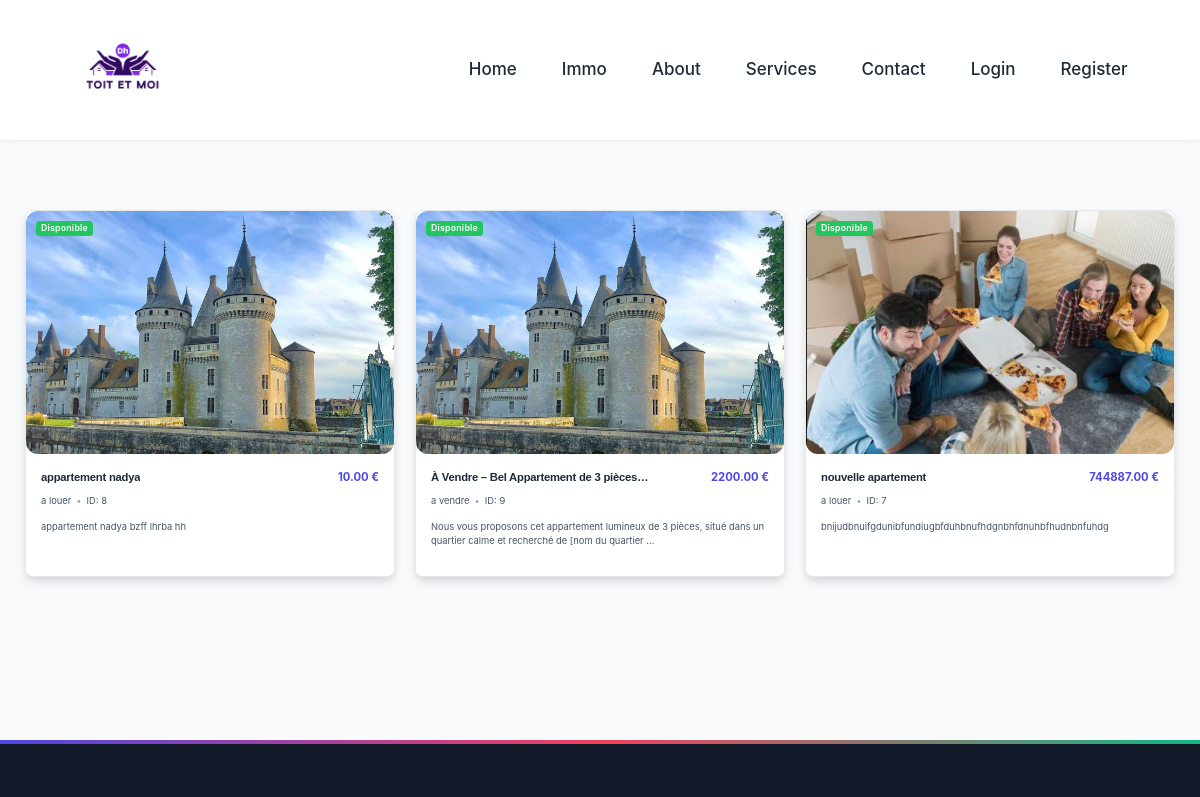
/product/ (upper part), run on an earlier commit of the app's database.
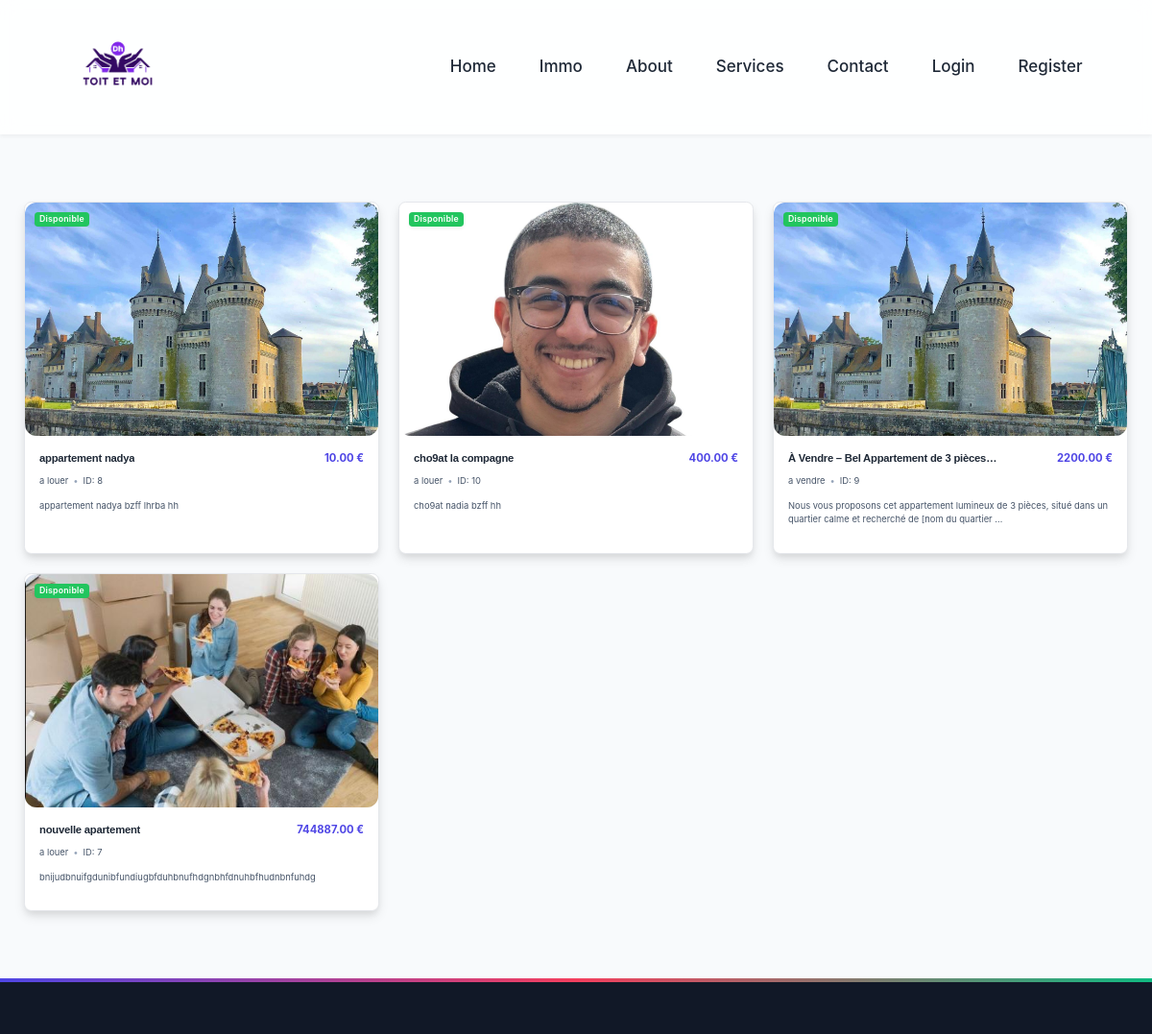
And on a later commit of the database.
### app/models.py (models this page shows, shortened)
class BienImmo(models.Model):
    x = [
        ('a vendre', 'a vendre'),
        ('a louer', 'a louer')
    ]
    name = models.CharField(max_length=50, default='nouvelle apartement')
    type = models.CharField(max_length=50, null=True, blank=True, choices=x)
    price = models.DecimalField(max_digits=15, decimal_places=2)
    content = models.TextField()
    address = models.CharField(max_length=255, default='')
    image1 = models.ImageField(upload_to='photos/%y/%m/%d', default='photos/25/04/25/pfp.jpg')
    image2 = models.ImageField(upload_to='photos/%y/%m/%d', default='photos/25/04/25/pfp.jpg')
    image3 = models.ImageField(upload_to='photos/%y/%m/%d', default='photos/25/04/25/pfp.jpg')
    image4 = models.ImageField(upload_to='photos/%y/%m/%d', default='photos/25/04/25/pfp.jpg')
    image5 = models.ImageField(upload_to='photos/%y/%m/%d', default='photos/25/04/25/pfp.jpg')
    user = models.ForeignKey(entrepreneur,on_delete=models.CASCADE)
    active = models.BooleanField(default=True)
    class Meta:
        ordering = ['price']

### app/views.py (the view)
# urls.py: path('product/',views.product_list,name='Products'),
def product_list(request):
        try:
            all_users = CustomUser.objects.all()
        except CustomUser.DoesNotExist:
            raise Http404("Locataire not found")
        type_filter = request.GET.get('type')
        if type_filter in ['a vendre', 'a louer']:
            house = BienImmo.objects.filter(type=type_filter)
        else:
            house = BienImmo.objects.all()
        return render(request, 'products/products.html', {
            'house': house,
            'locataire': all_users
        })

### templates/products/products.html (shortened to what this page needs)
{% extends 'base.html' %}
{% block content %}
  <div class="product-container grid grid-cols-1 md:grid-cols-2 lg:grid-cols-3 gap-6">
      {% for x in house %}
      <div class="product-card bg-white rounded-lg shadow-md overflow-hidden">
          <div class="image-container relative">
              {% if x.image1 %}
                  <img src="{{ x.image1.url }}" alt="{{ x.name }}" class="w-full h-48 object-cover">
                  {% if x.active %}
                      <div class="status-badge absolute top-2 left-2 bg-green-500 text-white px-2 py-1 text-xs rounded">Disponible</div>
                  {% else %}
                      <div class="status-badge absolute top-2 left-2 bg-red-500 text-white px-2 py-1 text-xs rounded">Non disponible</div>
                  {% endif %}
              {% else %}
                  <div class="no-image h-48 flex items-center justify-center text-gray-500 bg-gray-100">Pas d'image disponible</div>
              {% endif %}
          </div>
          <div class="content-container p-4">
              <div class="header-container flex justify-between items-center">
                  <h3 class="property-name text-lg font-semibold">{{ x.name }}</h3>
                  <p class="property-price text-green-700 font-bold">{{ x.price }} €</p>
              </div>
              <div class="property-meta text-sm text-gray-500 mt-1">
                  <p class="inline-block">{{ x.type }}</p>
                  <span class="separator mx-2">•</span>
                  <p class="inline-block">ID: {{ x.id }}</p>
              </div>
              <p class="property-content mt-2 text-gray-700">{{ x.content|truncatewords:20 }}</p>
          </div>
      </div>
      {% empty %}
      <p class="col-span-3 text-center text-gray-500">Aucun produit trouvé.</p>
      {% endfor %}
  </div>
{% endblock  %}

### templates/base.html (shortened to what this page needs)
{% load static %}
<!DOCTYPE html>
<html lang="en">
<head>
    <link rel="stylesheet" href="https://cdnjs.cloudflare.com/ajax/libs/font-awesome/6.0.0/css/all.min.css">
    <script src="https://cdn.tailwindcss.com"></script>
    <link href="https://cdn.jsdelivr.net/npm/bootstrap@5.3.5/dist/css/bootstrap.min.css" rel="stylesheet">
</head>
<body>
  <body>
    <nav class="navbar">
        <div class="logo">
          <a href="{% url 'SayHello' %}">
            <img src="\media\photos\25\04\25\logo.png" alt="Toit et Moi">
          </a>
        </div>
        <ul class="nav-links" id="nav-links">
            <li><a href="{% url 'SayHello' %}">Home</a></li>
            <li><a href="{% url 'Products' %}">Immo</a></li>
            <li><a href="{% url 'Settings' %}">About</a></li>
            <li><a href="{% url 'Services' %}">Services</a></li>
            <li><a href="{% url 'Contact' %}">Contact</a></li>
            {% if user.is_authenticated %}
            <li class="relative">
              <a href="javascript:void(0)" id="profile-menu-toggle">
                <img src="{{ request.user.profile_picture.url }}"  alt="Profile Picture" class="w-12 h-12 rounded-full border-2 border-primary-light">
              </a>
          </li>
            <ul id="profile-menu">
            <li><a href="{% url 'profile' %}" class="block px-4 py-2 text-dark-color hover:bg-light-gray">Profile</a></li>
            <li><a href="{% url 'modify_profile' %}" class="block px-4 py-2 text-dark-color hover:bg-light-gray">Modify Profile</a></li>
            <li><a href="{% url 'AddProduct' %}" class="block px-4 py-2 text-dark-color hover:bg-light-gray">Add Product</a></li>
            <li> <a href="{% url 'inbox' %}"> Messages
              {% with unread=messages_received|length %}
                {% if unread > 0 %}
                  <span class="badge">{{ unread }}</span>
                {% endif %}
              {% endwith %}
            </a></li>
            {% if user.status == 'admin' %}
                <li><a href="{% url 'Dashboard' %}" class="block px-4 py-2 text-dark-color hover:bg-light-gray">Dashboard</a></li>
            {% endif %}
            <li><a href="{% url 'logout' %}" class="block px-4 py-2 text-dark-color hover:bg-light-gray">Logout</a></li>
           </ul>
            {% else %}
            <li><a href="{% url 'Loginpage' %}">Login</a></li>
            <li><a href="{% url 'Register' %}">Register</a></li>
            {% endif %}
        </ul>
    </nav>
    <main>
        {% block content %}{% endblock content %}
    </main>
    <footer>
    </footer>
</head>

### templates/base.html (style rules this page uses)
:root { --primary-color: #6366f1; --primary-dark: #4f46e5; --primary-light: #818cf8; --secondary-color: #10b981; --accent-color: #f43f5e; --success-color: #3b82f6; --dark-color: #111827; --darker-color: #030712; --light-color: #f9fafb; --light-gray: #f3f4f6; --medium-gray: #9ca3af; --dark-gray: #4b5563; --text-color: #1f2937; --light-text: #ffffff; --spacing-xs: 0.625rem; --spacing-sm: 1.25rem; --spacing-md: 2rem; --spacing-lg: 3rem; --spacing-xl: 4.5rem; --spacing-xxl: 6rem; --font-size-xs: 1.3rem; --font-size-sm: 1.5rem; --font-size-md: 1.7rem; --font-size-lg: 2rem; --font-size-xl: 2.8rem; --font-size-xxl: 3.8rem; --border-radius-sm: 6px; --border-radius-md: 12px; --border-radius-lg: 20px; --box-shadow-sm: 0 2px 4px rgba(0, 0, 0, 0.05); --box-shadow-md: 0 8px 16px rgba(0, 0, 0, 0.08); --box-shadow-lg: 0 16px 32px rgba(0, 0, 0, 0.1); --transition-fast: 0.15s cubic-bezier(0.4, 0, 0.2, 1); --transition-normal: 0.3s cubic-bezier(0.4, 0, 0.2, 1); --transition-slow: 0.5s cubic-bezier(0.4, 0, 0.2, 1); }
* { margin: 0; padding: 0; box-sizing: border-box; }
html { font-size: 62.5%; scroll-behavior: smooth; }
.logo { display: flex; align-items: center; }
.logo a { display: flex; align-items: center; text-decoration: none; color: inherit; }
.logo img { max-height: 100px; width: auto; margin-right: 10px; }
body { font-family: 'Inter', sans-serif; font-size: var(--font-size-md); line-height: 1.7; color: var(--text-color); background-color: var(--light-color); overflow-x: hidden; }
a { text-decoration: none; color: var(--primary-color); transition: var(--transition-fast); }
ul { list-style: none; }
img { max-width: 100%; height: auto; display: block; border-radius: var(--border-radius-md); }
h1, h2, h3, h4, h5, h6 { font-family: 'Plus Jakarta Sans', sans-serif; font-weight: 700; line-height: 1.2; margin-bottom: var(--spacing-md); color: var(--dark-color); letter-spacing: -0.02em; }
h3 { font-size: var(--font-size-lg); margin-bottom: var(--spacing-md); }
p { margin-bottom: var(--spacing-md); color: var(--dark-gray); }
main { min-height: calc(100vh - 20rem); padding: var(--spacing-xl) 0; }
.navbar { display: flex; justify-content: space-between; align-items: center; padding: var(--spacing-md) 5%; background-color: rgba(255, 255, 255, 0.85); backdrop-filter: blur(10px); -webkit-backdrop-filter: blur(10px); box-shadow: var(--box-shadow-sm); position: sticky; top: 0; z-index: 1000; transition: var(--transition-normal); }
.logo a { font-family: 'Plus Jakarta Sans', sans-serif; font-size: var(--font-size-lg); font-weight: 800; color: var(--primary-color); display: flex; align-items: center; gap: var(--spacing-xs); }
.logo a::before { font-size: var(--font-size-lg); }
.nav-links { display: flex; gap: var(--spacing-md); }
.nav-links li { display: flex; align-items: center; }
.nav-links li a { color: var(--dark-color); font-weight: 500; padding: var(--spacing-xs) var(--spacing-sm); border-radius: var(--border-radius-md); transition: var(--transition-fast); position: relative; display: flex; align-items: center; }
.nav-links li a::after { content: ''; position: absolute; bottom: -2px; left: 50%; transform: translateX(-50%); width: 0; height: 2px; background: linear-gradient(90deg, var(--primary-color), var(--accent-color)); transition: var(--transition-fast); }
.relative { position: relative; }
footer { background-color: var(--darker-color); color: var(--light-text); padding-top: var(--spacing-xxl); position: relative; overflow: hidden; }
footer::before { content: ''; position: absolute; top: 0; left: 0; width: 100%; height: 4px; background: linear-gradient(90deg, var(--primary-color), var(--accent-color), var(--secondary-color)); }
.w-full { width: 100%; }

What changed in the data, as far as the page shows it:
added BienImmo: image1 (picture), active "Disponible", name "cho9at la compagne", price "400.00", type "a louer", id "10", content "cho9at nadia bzff hh"
